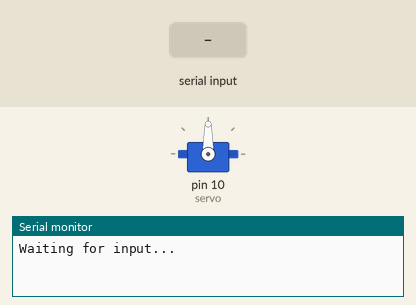
Simulated run of this sketch. Board: Arduino Uno, built with avr-gcc and run on an emulated ATmega328P. Parts: servo, the last lines printed to the serial monitor. The inputs (shaded band) are chosen by the test bench.

Above: at 1.2 s.
1.3 s: "90,45\n" received over Serial
At 2.4 s:
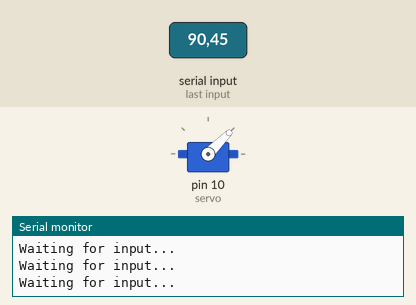
2.8 s: "30,150\n" received over Serial
At 3.6 s:
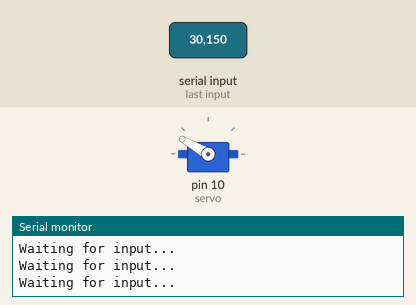
4.3 s: "5\n" received over Serial
At 5.5 s:
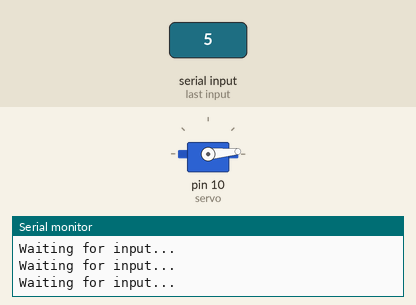
5.8 s: "200\n" received over Serial
At 7.0 s:
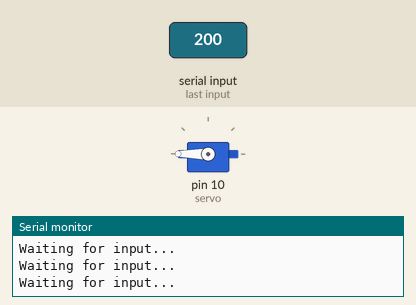
7.3 s: "90\n" received over Serial
At 8.1 s:
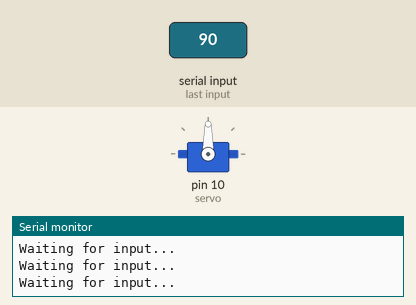
Timing chart, 0 to 9.8 s (numbered marks = the images above; inputs shaded):
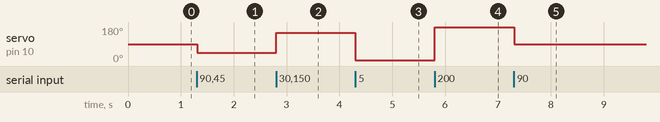

Measured:
- after the input at 1.3 s, servo on pin 10 (servo): 90° → 45° at once
- after the input at 2.8 s, servo on pin 10 (servo): 45° → 150° at once
- after the input at 4.3 s, servo on pin 10 (servo): 150° → 5° at once
- after the input at 5.8 s, servo on pin 10 (servo): 5° → 180° at once
- after the input at 7.3 s, servo on pin 10 (servo): 180° → 90° at once

The sketch:

test.ino
```cpp
#include <Servo.h>
Servo servo;

void setup() {
  // put your setup code here, to run once:
  Serial.begin(9600);
  while(!Serial);
  servo.attach(10);
}

int a;
void loop() {
  Serial.println("Waiting for input...");
  do{
    a = Serial.parseInt();
    }while(a==0);

  servo.write(a);


}
```
